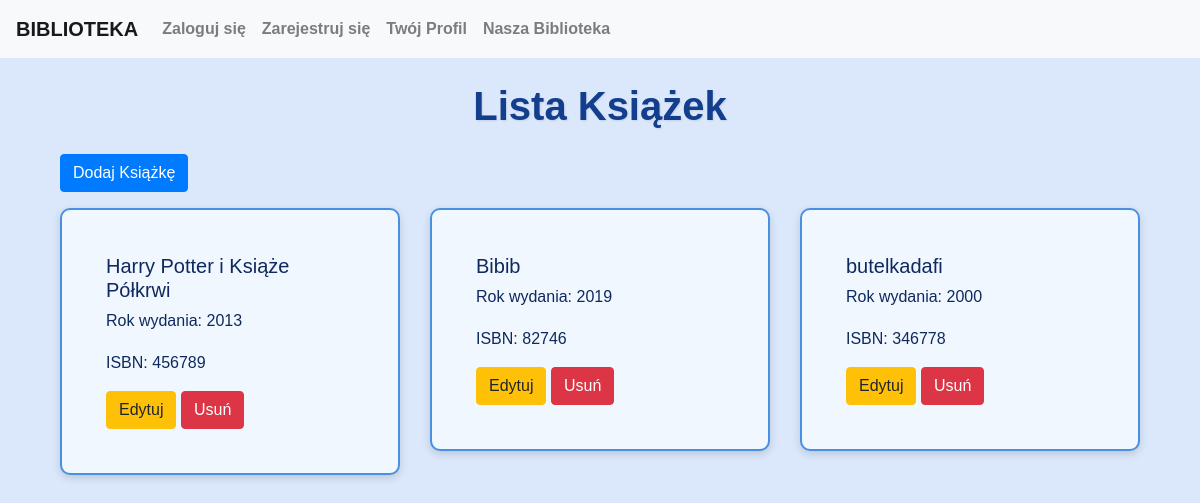
The app's page /ksiazki/ (signed in), older data.
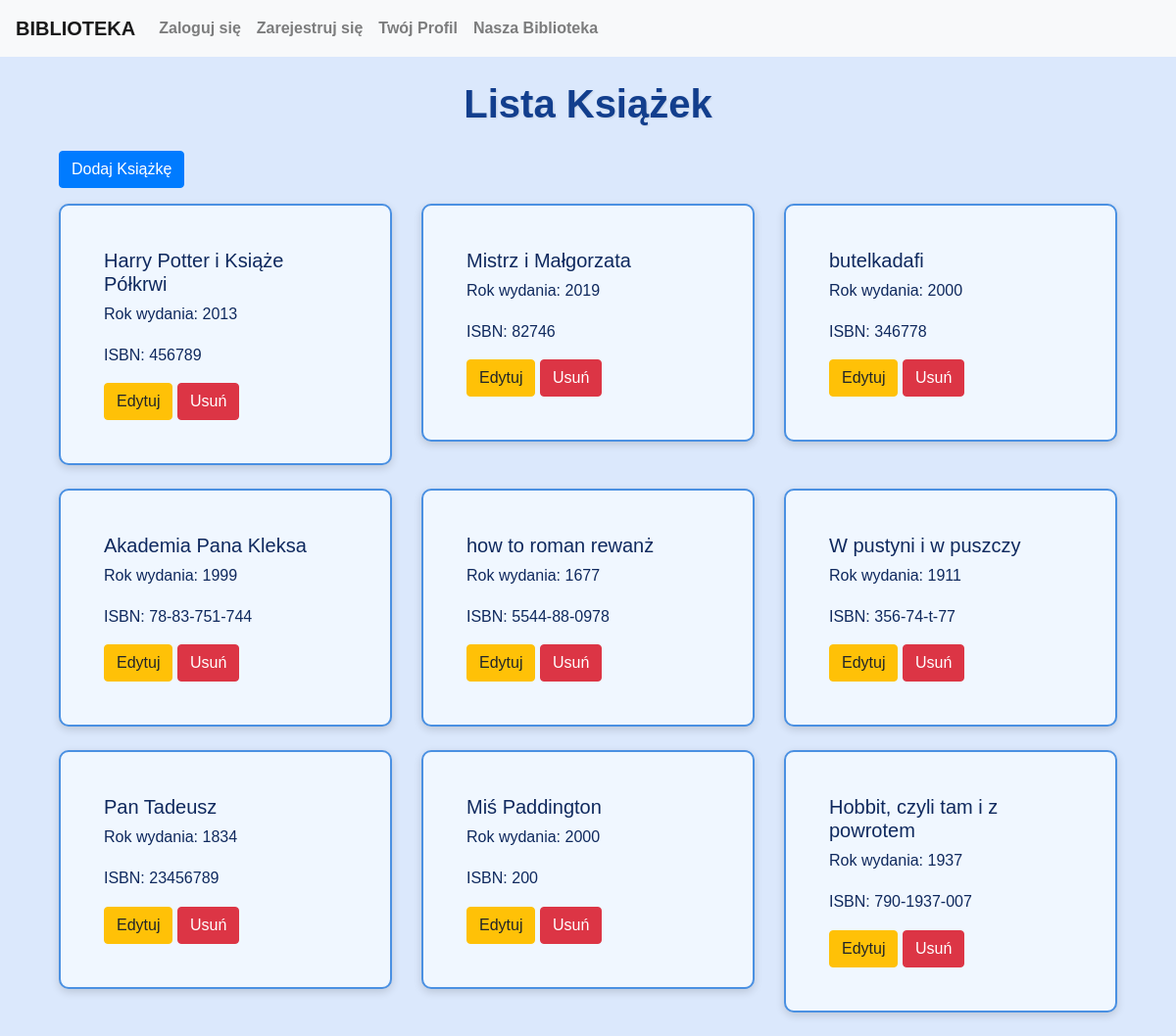
The same page, newer data.
### myapp/models.py (models this page shows, shortened)
class Ksiazka(models.Model):
    tytul = models.CharField(max_length=200)
    autor = models.ManyToManyField(Autor)
    wydawnictwo = models.IntegerField(choices=WYDAWNICTWA.choices)
    rok_wydania = models.CharField(max_length=4)
    liczba_stron = models.IntegerField()
    ISBN = models.CharField(max_length=13)
    okładka = models.IntegerField(choices=OKLADKA.choices)
    gatunek = models.ManyToManyField(Gatunek)
    class Meta:
        verbose_name = "Książka"
        verbose_name_plural = "Książki"

### myapp/views.py (the view)
# urls.py: path('ksiazki/', lista_ksiazek, name='lista_ksiazek'),
@user_passes_test(is_superuser)
@login_required
def lista_ksiazek(request):
    ksiazki = Ksiazka.objects.all()
    return render(request, 'myapp/lista_ksiazek.html', {'ksiazki': ksiazki})

### myapp/views.py (called while the page is built)
def is_superuser(user):
    return user.is_superuser

### myapp/templates/myapp/lista_ksiazek.html (shortened to what this page needs)
{% extends "base.html" %}
{% block content %}
<div class="container mt-4">
    <h1 class="mb-4">Lista Książek</h1>
    <a href="{% url 'dodaj_ksiazke' %}" class="btn btn-primary mb-3">Dodaj Książkę</a>
    <div class="row">
        {% for ksiazka in ksiazki %}
        <div class="col-md-4">
            <div class="card mb-4">
                <div class="card-body">
                    <h5 class="card-title">{{ ksiazka.tytul }}</h5>
                    <p class="card-text">Rok wydania: {{ ksiazka.rok_wydania }}</p>
                    <p class="card-text">ISBN: {{ ksiazka.ISBN }}</p>
                    <a href="{% url 'edytuj_ksiazke' ksiazka.id %}" class="btn btn-warning">Edytuj</a>
                    <a href="{% url 'usun_ksiazke' ksiazka.id %}" class="btn btn-danger">Usuń</a>
                </div>
            </div>
        </div>
        {% endfor %}
    </div>
</div>
{% endblock %}

Row changes from the older to the newer data that the page shows:
changed Ksiazka: tytul "Bibib" → "Mistrz i Małgorzata"
added Ksiazka: tytul "Akademia Pana Kleksa", rok_wydania "1999", ISBN "78-83-751-744"
added Ksiazka: tytul "how to roman rewanż", rok_wydania "1677", ISBN "5544-88-0978"
added Ksiazka: tytul "W pustyni i w puszczy", rok_wydania "1911", ISBN "356-74-t-77"
added Ksiazka: tytul "Pan Tadeusz", rok_wydania "1834", ISBN "23456789"
added Ksiazka: tytul "Miś Paddington", rok_wydania "2000", ISBN "200"
added Ksiazka: tytul "Hobbit, czyli tam i z powrotem", rok_wydania "1937", ISBN "790-1937-007"
